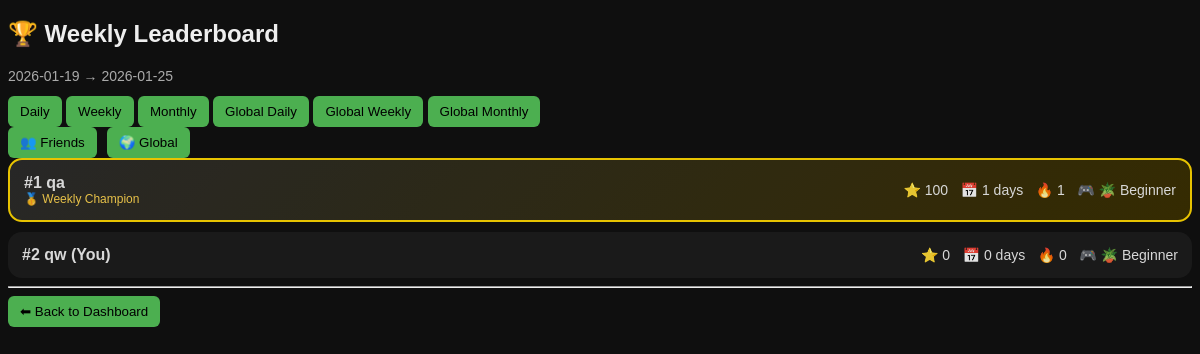
The page /leaderboard (signed in) on the database its author committed.
### models.py (models this page shows, shortened)
class User(UserMixin, db.Model):
    __tablename__ = "user"
    id = db.Column(db.Integer, primary_key=True)
    username = db.Column(db.String(50), unique=True, nullable=False)
    password_hash = db.Column(db.String(200), nullable=False)
    show_global = db.Column(db.Boolean, default=True)

### app.py (the view, shortened to what this page needs)
@app.route('/leaderboard')
@login_required
def leaderboard():
    scope = request.args.get("scope", "friends")
    period = request.args.get("period", "week")
    today = date.today()
    if period == "day":
        start = end = today
    elif period == "month":
        start = today - timedelta(days=30)
        end = today
    else:  # week
        start, end = get_week_range(today)
    if scope == "global":
        users = User.query.filter_by(show_global=True).all()
    else:
        friends = Friend.query.filter(
            Friend.status == "accepted",
            or_(
                Friend.user_id == current_user.id,
                Friend.friend_id == current_user.id
            )
        ).all()
        users = [current_user]
        for f in friends:
            other_id = (
                f.friend_id if f.user_id == current_user.id else f.user_id
            )
            users.append(User.query.get(other_id))
    board = []
    for u in users:
        stats = weekly_stats(u.id, start, end)
        streak = calculate_streak(u.id)
        xp = calculate_xp(u.id)
        rank = get_rank(xp)
        board.append({
            "user_id": u.id,
            "name": u.username,
            "score": stats["score"],
            "days": stats["days"],
            "streak": streak,
            "xp": xp,
            "rank": rank
        })
    board.sort(
        key=lambda x: (x["score"], x["days"], x["streak"]),
        reverse=True
    )
    my_entry = None
    for idx, row in enumerate(board):
        row["position"] = idx + 1
        if row["user_id"] == current_user.id:
            my_entry = row
    if board:
        if period == "day":
            board[0]["badge"] = "🥇 Daily Champion"
        elif period == "month":
            board[0]["badge"] = "🏆 Monthly Champion"
        else:
            board[0]["badge"] = "🥇 Weekly Champion"
    return render_template(
        "leaderboard.html",
        board=board,
        start=start,
        end=end,
        scope=scope,
        period=period
    )

### app.py (called while the page is built)
def calculate_streak(user_id):
    streak = 0
    d = date.today()
    while True:
        p = DayPlan.query.filter_by(user_id=user_id, date=d).first()
        if not p or p.final_score < 70:
            break
        streak += 1
        d -= timedelta(days=1)
    return streak

def get_week_range(ref=None):
    ref = ref or date.today()
    start = ref - timedelta(days=ref.weekday())  # Monday
    end = start + timedelta(days=6)
    return start, end

def weekly_stats(user_id, start, end):
    plans = DayPlan.query.filter(
        DayPlan.user_id == user_id,
        DayPlan.date >= start,
        DayPlan.date <= end
    ).all()
    total_score = sum(p.final_score for p in plans)
    completed_days = len([p for p in plans if p.final_score >= 70])
    return {
        "score": total_score,
        "days": completed_days
    }

def calculate_xp(user_id):
    plans = DayPlan.query.filter_by(user_id=user_id).all()
    xp = 0
    for p in plans:
        xp += sum(t.points for t in Task.query.filter_by(
            dayplan_id=p.id, status="completed"
        ).all()) // 10 * 10  # task XP
        if p.final_score >= 70:
            xp += 50
    xp += calculate_streak(user_id) * 5
    return xp

def get_rank(xp):
    if xp >= 3000:
        return "👑 Legend"
    if xp >= 1500:
        return "🔥 Elite"
    if xp >= 700:
        return "🧠 Strategist"
    if xp >= 300:
        return "⚔️ Warrior"
    return "🪴 Beginner"

@app.context_processor
def inject_csrf_token():
    return dict(csrf_token=generate_csrf)

@login_manager.user_loader
def load_user(user_id):
    return User.query.get(int(user_id))

@app.after_request
def add_no_cache_headers(response):
    response.headers["Cache-Control"] = "no-store, no-cache, must-revalidate, private"
    response.headers["Pragma"] = "no-cache"
    response.headers["Expires"] = "0"
    return response

### templates/leaderboard.html (shortened to what this page needs)
<!DOCTYPE html>
<html>
<head>
    <link rel="stylesheet" href="/static/css/style.css">
</head>
<body>
    <h2>
        🏆
        {% if period == "day" %}Daily
        {% elif period == "month" %}Monthly
        {% else %}Weekly
        {% endif %}
        Leaderboard
    </h2>
    <p class="muted">{{ start }} → {{ end }}</p>
    <a href="/leaderboard?scope=friends&period=day"><button>Daily</button></a>
    <a href="/leaderboard?scope=friends&period=week"><button>Weekly</button></a>
    <a href="/leaderboard?scope=friends&period=month"><button>Monthly</button></a>
    <a href="/leaderboard?scope=global&period=day"><button>Global Daily</button></a>
    <a href="/leaderboard?scope=global&period=week"><button>Global Weekly</button></a>
    <a href="/leaderboard?scope=global&period=month"><button>Global Monthly</button></a>
    <div style="display:flex; gap:10px;">
        <a href="/leaderboard?scope=friends"><button>👥 Friends</button></a>
        <a href="/leaderboard?scope=global"><button>🌍 Global</button></a>
    </div>
    <div class="leaderboard-advanced">
        {% for u in board %}
        <div class="leaderboard-row-advanced {% if loop.index == 1 %}winner{% endif %}">
            <div>
                <strong>
                    #{{ loop.index }} {{ u.name }}
                    {% if u.user_id == current_user.id %}
                    <span class="you-tag">(You)</span>
                    {% endif %}
                </strong>
                {% if u.badge %}
                <div class="badge-text">{{ u.badge }}</div>
                {% endif %}
            </div>
            <div class="leaderboard-metrics">
                <span>⭐ {{ u.score }}</span>
                <span>📅 {{ u.days }} days</span>
                <span>🔥 {{ u.streak }}</span>
                <span>🎮 {{ u.rank }}</span>
            </div>
        </div>
        {% endfor %}
    </div>
    <hr>
    <a href="/"><button>⬅ Back to Dashboard</button></a>
</body>
</html>

### static/css/style.css (style rules this page uses)
body { font-family: sans-serif; background: #0f0f0f; color: #eee; }
button { background: #4caf50; border: none; padding: 8px 12px; border-radius: 6px; cursor: pointer; }
.muted { color: #aaa; font-size: 14px; margin-bottom: 12px; }
.leaderboard-advanced { display: flex; flex-direction: column; gap: 10px; }
.leaderboard-row-advanced { background: #1c1c1c; padding: 14px; border-radius: 14px; display: flex; justify-content: space-between; align-items: center; }
.leaderboard-row-advanced.winner { border: 2px solid gold; background: linear-gradient(135deg, #2a2a2a, #3a2f00); }
.leaderboard-metrics span { display: inline-block; margin-left: 8px; font-size: 14px; }
.badge-text { font-size: 12px; color: #ffd54f; }
.leaderboard-row-advanced { opacity: 0.9; }

### rows shown on the page
User: name "qa", badge "🥇 Weekly Champion", score "100", days "1", streak "1", rank "🪴 Beginner"
User: name "qw", shows "(You)", score "0", days "0", streak "0", rank "🪴 Beginner"

### other values the page prints
{{ start }} "2026-01-19"
{{ end }} "2026-01-25"
